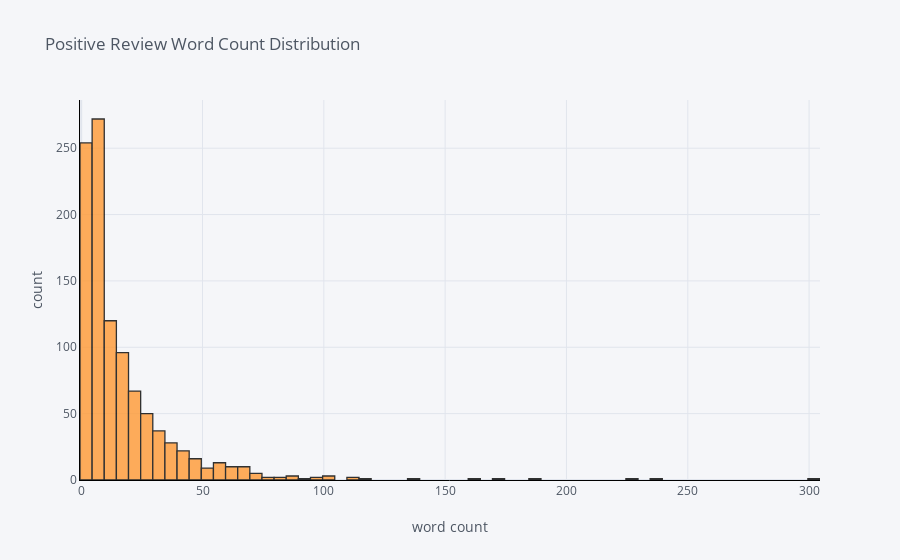

The notebook cell this image was saved under:
### Code cell
df['pos_word_count'].iplot(
    kind='hist',
    bins=100,
    xTitle='word count',
    linecolor='black',
    yTitle='count',
    title='Positive Review Word Count Distribution')

### Figure 1 — Plotly figure (JSON) as saved in the notebook; plotly's stock layout.template omitted (floating-point values rounded to 4 significant figures; data arrays with more than 128 entries replaced by an {"elided": "..."} marker saying what was removed)
{"data": [{"histfunc": "count", "histnorm": "", "marker": {"color": "rgba(255, 153, 51, 1.0)", "line": {"color": "#000000", "width": 1.3}}, "name": "pos_word_count", "nbinsx": 100, "opacity": 0.8, "orientation": "v", "type": "histogram", "x": {"elided": "1032 int values"}}], "layout": {"barmode": "overlay", "legend": {"bgcolor": "#F5F6F9", "font": {"color": "#4D5663"}}, "paper_bgcolor": "#F5F6F9", "plot_bgcolor": "#F5F6F9", "title": {"font": {"color": "#4D5663"}, "text": "Positive Review Word Count Distribution"}, "xaxis": {"gridcolor": "#E1E5ED", "linecolor": "black", "showgrid": true, "tickfont": {"color": "#4D5663"}, "title": {"font": {"color": "#4D5663"}, "text": "word count"}, "zerolinecolor": "#E1E5ED"}, "yaxis": {"gridcolor": "#E1E5ED", "linecolor": "black", "showgrid": true, "tickfont": {"color": "#4D5663"}, "title": {"font": {"color": "#4D5663"}, "text": "count"}, "zerolinecolor": "#E1E5ED"}}}
